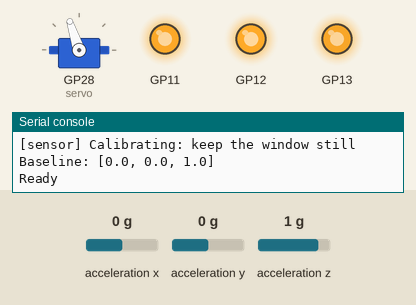
Simulated run of this program. Board: Raspberry Pi Pico running MicroPython. Shown: servo, output pins drawn as LEDs (lit = HIGH), the last lines printed to the serial console. The inputs (shaded band) are chosen by the test bench; at power-on: acceleration x 0 g, acceleration y 0 g, acceleration z 1 g. Servo angles are drawn from the pulse width (0.5 ms = 0°, 2.5 ms = 180°).

Above: at 3.0 s.
3.1 s: acceleration x set to -0.4 g
At 6.06 s:
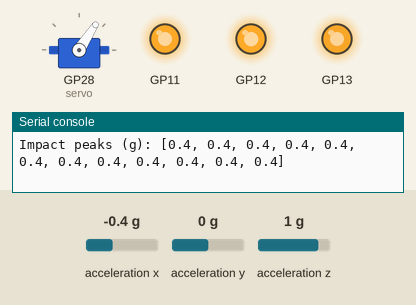
Timing chart, 0 to 52.7 s (numbered marks = the images above; inputs shaded):
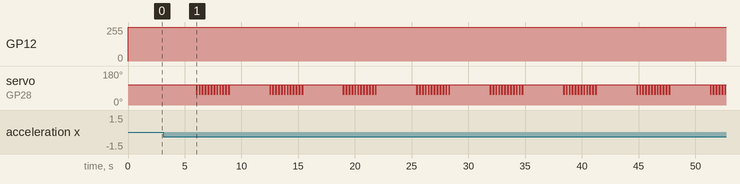

Measured:
- the behaviour switches between -0.2 and -0.3 g on acceleration x (found by bisection; images 0 and 1)
- after the input at 3.1 s, servo on GP28 (servo): 108° → 57° after 2.9 s, then moves between 57° and 108°, repeating every 6.5 s

The program:

knocker.py
```python
from machine import Pin, SoftI2C, PWM
from time import sleep_ms, ticks_ms, ticks_diff
from math import sqrt, sin, cos, asin, atan2, radians, degrees, pi

THRESHOLD = 0.25
COOLDOWN = 250
SEQUENCE_GAP_MS = 1500
MAX_KNOCKS = 12

SERVO_PIN = 28
SERVO_REST_US = 1700
SERVO_STRIKE_US = 1150
SERVO_HARD_STRIKE_US = 1000

HARD_KNOCK_G = 1.5
PEAK_WINDOW_MS = 60
STRIKE_HOLD_MS = 120
RETRACT_MS = 120
SETTLE_MS = 500

LOCAL_START_HOUR = 00.0  # Set to local time when starting, e.g. 18.5 = 6:30 PM.
LIGHT_TIME_SPEED = 1.0  # Use 3600.0 to preview one hour of color per second.
RGB_BRIGHTNESS = 0.55


from rp2 import PIO, StateMachine, asm_pio


@asm_pio(sideset_init=PIO.OUT_LOW)
def _led_pwm():
    pull(noblock).side(0)
    mov(x, osr)
    mov(y, isr)
    label("count")
    jmp(x_not_y, "next")
    nop().side(1)
    label("next")
    jmp(y_dec, "count")


class PIOPWM:
    def __init__(self, state_machine, pin, duty_u16):
        self.sm = StateMachine(state_machine, _led_pwm, freq=2000000,
                               sideset_base=Pin(pin))
        self.active = False
        self.last_duty = None
        self.sm.put(255)
        self.sm.exec("pull()")
        self.sm.exec("mov(isr, osr)")
        self.duty_u16(duty_u16)

    def duty_u16(self, value):
        value = max(0, min(65535, int(value)))
        if value == self.last_duty:
            return
        self.last_duty = value
        if value in (0, 65535):
            self.sm.active(0)
            self.active = False
            self.sm.exec("nop().side(%d)" % (1 if value else 0))
        else:
            # The counter value 0 produces a narrow pulse; 255 is almost full on.
            self.sm.put(max(0, min(255, round(value * 256 / 65535) - 1)))
            if not self.active:
                self.sm.active(1)
                self.active = True

    def deinit(self):
        self.sm.active(0)
        self.active = False


SOLAR_NIGHT = (0.03, 0.00, 0.10)
SOLAR_NAUTICAL = (0.08, 0.01, 0.16)
SOLAR_TWILIGHT = (0.30, 0.03, 0.35)
SOLAR_SUNRISE = (1.00, 0.20, 0.03)
SOLAR_DAY = (0.30, 0.55, 1.00)
SOLAR_HIGH_DAY = (0.18, 0.48, 1.00)


def _blend(first, last, amount):
    amount = max(0.0, min(1.0, amount))
    return tuple(a + (b - a) * amount for a, b in zip(first, last))


def color_for_hour(hour):
    # Backward-compatible fallback when a linked profile has no usable lat/lng.
    # This is intentionally only a fallback; normal operation uses solar elevation.
    anchors = (
        (0.0, SOLAR_NIGHT),
        (5.0, SOLAR_NAUTICAL),
        (7.0, SOLAR_SUNRISE),
        (9.0, SOLAR_DAY),
        (15.0, SOLAR_HIGH_DAY),
        (18.5, SOLAR_SUNRISE),
        (21.0, SOLAR_TWILIGHT),
        (24.0, SOLAR_NIGHT),
    )
    hour %= 24
    for (start, first), (end, last) in zip(anchors, anchors[1:]):
        if start <= hour <= end:
            return _blend(first, last, (hour - start) / (end - start))


def solar_elevation(epoch_seconds, latitude, longitude):
    """Approximate apparent solar elevation and whether the Sun is rising.

    Accuracy is easily sufficient for an ambient RGB sunrise/sunset display and
    avoids a heavyweight astronomy dependency on MicroPython.
    """
    days = float(epoch_seconds) / 86400.0 - 10957.5  # days since J2000 noon
    mean_anomaly = radians((357.529 + 0.98560028 * days) % 360)
    mean_longitude = radians((280.459 + 0.98564736 * days) % 360)
    ecliptic_longitude = (
        mean_longitude
        + radians(1.915) * sin(mean_anomaly)
        + radians(0.020) * sin(2 * mean_anomaly)
    )
    obliquity = radians(23.439 - 0.00000036 * days)
    right_ascension = atan2(
        cos(obliquity) * sin(ecliptic_longitude),
        cos(ecliptic_longitude),
    )
    declination = asin(sin(obliquity) * sin(ecliptic_longitude))
    gmst_hours = (18.697374558 + 24.06570982441908 * days) % 24
    local_sidereal = radians((gmst_hours * 15 + longitude) % 360)
    hour_angle = (local_sidereal - right_ascension + pi) % (2 * pi) - pi
    lat = radians(latitude)
    altitude = asin(
        max(-1.0, min(1.0,
            sin(lat) * sin(declination)
            + cos(lat) * cos(declination) * cos(hour_angle)
        ))
    )
    return degrees(altitude), hour_angle < 0


def color_for_sun(elevation, rising):
    # Civil/nautical/astronomical twilight thresholds make the window react to
    # the real season and latitude rather than fixed clock hours.
    if elevation <= -18:
        return SOLAR_NIGHT
    if elevation <= -12:
        return _blend(SOLAR_NIGHT, SOLAR_NAUTICAL, (elevation + 18) / 6)
    if elevation <= -6:
        return _blend(SOLAR_NAUTICAL, SOLAR_TWILIGHT, (elevation + 12) / 6)
    if elevation <= 0:
        edge = SOLAR_SUNRISE if rising else (1.00, 0.28, 0.02)
        return _blend(SOLAR_TWILIGHT, edge, (elevation + 6) / 6)
    if elevation <= 12:
        edge = SOLAR_SUNRISE if rising else (1.00, 0.28, 0.02)
        return _blend(edge, SOLAR_DAY, elevation / 12)
    if elevation <= 45:
        return _blend(SOLAR_DAY, SOLAR_HIGH_DAY, (elevation - 12) / 33)
    return SOLAR_HIGH_DAY


class TimeLight:
    def __init__(self, config, sensor_config, ticks_diff):
        self.channels = []
        self.diff = ticks_diff
        self.snapshot = None
        self.hour = None
        self.epoch = None
        self.latitude = None
        self.longitude = None
        self.last_tick = None
        self.last_render = None
        self.enabled = bool(config.get("enabled", False))
        self.anode = config.get("common", "cathode") == "anode"
        self.brightness = float(config.get("brightness", 0.55))
        if not self.enabled:
            return
        if config.get("common", "cathode") not in ("cathode", "anode"):
            raise ValueError("rgb_led.common must be cathode or anode")
        if not 0 <= self.brightness <= 1:
            raise ValueError("rgb_led.brightness must be 0..1")
        pins = [config.get(name + "_pin") for name in ("red", "green", "blue")]
        exposed = list(range(23)) + [26, 27, 28]
        reserved = [sensor_config.get("sda", 18), sensor_config.get("scl", 19), 28]
        if any(type(p) is not int or p not in exposed or p in reserved for p in pins):
            raise ValueError("Set RGB GPIOs; avoid sensor pins and servo pin GP28")
        if len(set(pins)) != 3:
            raise ValueError("RGB pins must be distinct")
        try:
            for state_machine, pin in enumerate(pins):
                self.channels.append(PIOPWM(state_machine, pin,
                                            duty_u16=65535 if self.anode else 0))
        except Exception:
            self.close()
            raise

    def update(self, now, snapshot):
        if not self.enabled:
            return

        if snapshot is not None and snapshot != self.snapshot:
            if isinstance(snapshot, dict):
                hour = snapshot.get("local_hour")
                epoch = snapshot.get("server_epoch")
                latitude = snapshot.get("latitude")
                longitude = snapshot.get("longitude")
                received_at = snapshot.get("received_at")
                if type(received_at) is not int:
                    raise ValueError("Invalid partner-light receive timestamp")
                if not isinstance(hour, (int, float)) or not 0 <= hour < 24:
                    raise ValueError("Invalid partner local_hour from Supabase")
                self.hour = (hour + max(0, self.diff(now, received_at)) / 3600000) % 24
                if isinstance(epoch, (int, float)):
                    self.epoch = float(epoch) + max(0, self.diff(now, received_at)) / 1000.0
                else:
                    self.epoch = None
                if (isinstance(latitude, (int, float)) and -90 <= latitude <= 90
                        and isinstance(longitude, (int, float)) and -180 <= longitude <= 180):
                    self.latitude = float(latitude)
                    self.longitude = float(longitude)
                else:
                    self.latitude = self.longitude = None
                self.last_tick = now
            else:
                # Old tuple format is kept for the standalone local-light preview
                # and for compatibility with older tests/configurations.
                hour, received_at = snapshot
                if not isinstance(hour, (int, float)) or not 0 <= hour < 24:
                    raise ValueError("Invalid partner local_hour from Supabase")
                self.hour = (hour + max(0, self.diff(now, received_at)) / 3600000) % 24
                self.epoch = None
                self.latitude = self.longitude = None
                self.last_tick = now
            self.snapshot = snapshot
            self.last_render = None
        elif self.hour is not None:
            elapsed_ms = max(0, self.diff(now, self.last_tick))
            self.hour = (self.hour + elapsed_ms / 3600000) % 24
            if self.epoch is not None:
                self.epoch += elapsed_ms / 1000.0
            self.last_tick = now

        if self.hour is None:
            return
        if self.last_render is not None and self.diff(now, self.last_render) < 1000:
            return

        if self.epoch is not None and self.latitude is not None and self.longitude is not None:
            elevation, rising = solar_elevation(self.epoch, self.latitude, self.longitude)
            color = color_for_sun(elevation, rising)
        else:
            color = color_for_hour(self.hour)

        for channel, value in zip(self.channels, color):
            duty = int(value * self.brightness * 65535)
            channel.duty_u16(65535 - duty if self.anode else duty)
        self.last_render = now

    def close(self):
        for channel in self.channels:
            channel.duty_u16(65535 if self.anode else 0)
            channel.deinit()
        self.channels = []


class LocalLight:
    def __init__(self):
        if not 0 <= LOCAL_START_HOUR < 24 or LIGHT_TIME_SPEED <= 0:
            raise ValueError("Set LOCAL_START_HOUR to 0..24 and LIGHT_TIME_SPEED above zero")
        self.hour = LOCAL_START_HOUR
        self.last_tick = ticks_ms()
        self.last_render = None
        defaults = hardware_config()
        self.light = TimeLight(defaults["rgb_led"], defaults["sensor"], ticks_diff)
        self.update()
        print("Local light starts at hour:", LOCAL_START_HOUR)

    def update(self):
        now = ticks_ms()
        self.hour = (self.hour + ticks_diff(now, self.last_tick)
                     * LIGHT_TIME_SPEED / 3600000) % 24
        self.last_tick = now
        if self.last_render is not None and ticks_diff(now, self.last_render) < 100:
            return
        self.light.update(now, (self.hour, now))
        self.last_render = now

    def close(self):
        self.light.close()


def wait_ms(duration, light=None):
    if light is None:
        sleep_ms(duration)
        return
    start = ticks_ms()
    while True:
        light.update()
        remaining = duration - ticks_diff(ticks_ms(), start)
        if remaining <= 0:
            return
        sleep_ms(min(10, remaining))


def set_servo(servo, pulse_us):
    pulse_us = max(1000, min(2000, int(pulse_us)))
    servo.duty_ns(pulse_us * 1000)


def strike_for_impact(impact_g):
    strength = (impact_g - THRESHOLD) / (HARD_KNOCK_G - THRESHOLD)
    strength = max(0.0, min(1.0, strength))

    return int(
        SERVO_STRIKE_US
        + strength * (SERVO_HARD_STRIKE_US - SERVO_STRIKE_US)
    )


def play_knocks(servo, offsets, impacts=None, light=None):
    gaps = [
        offsets[i] - offsets[i - 1]
        for i in range(1, len(offsets))
    ]

    print("Playing back", len(offsets), "knocks")
    print("Gaps (ms):", gaps)

    if impacts is not None:
        print("Impact peaks (g):", [round(v, 2) for v in impacts])

    start = ticks_ms()

    try:
        for index, offset in enumerate(offsets):
            while ticks_diff(ticks_ms(), start) < offset:
                wait_ms(2, light)

            if impacts is None:
                pulse = SERVO_STRIKE_US
            else:
                pulse = strike_for_impact(impacts[index])

            set_servo(servo, pulse)
            wait_ms(STRIKE_HOLD_MS, light)

            set_servo(servo, SERVO_REST_US)
            wait_ms(RETRACT_MS, light)

    finally:
        set_servo(servo, SERVO_REST_US)

    wait_ms(SETTLE_MS, light)


def hardware_config():
    return {
        "sensor": {"sda": 18, "scl": 19, "frequency": 50000},
        "detection": {"threshold_g": THRESHOLD, "cooldown_ms": COOLDOWN,
                      "sequence_gap_ms": SEQUENCE_GAP_MS, "max_knocks": MAX_KNOCKS,
                      "peak_window_ms": PEAK_WINDOW_MS},
        "rgb_led": {"enabled": True, "red_pin": 11, "green_pin": 12,
                    "blue_pin": 13, "common": "anode", "brightness": RGB_BRIGHTNESS},
    }


class Sensor:
    def __init__(self, config):
        self.i2c = SoftI2C(
            sda=Pin(config.get("sda", 18)),
            scl=Pin(config.get("scl", 19)),
            freq=config.get("frequency", 50000),
        )
        sleep_ms(200)
        devices = self.i2c.scan()
        self.address = next((a for a in (0x1C, 0x1D) if a in devices), None)
        if self.address is None:
            raise RuntimeError(
                "MMA845x missing; check SDA GP18, SCL GP19, 3V3 OUT and GND"
            )
        chip_id = self.read_register(0x0D)[0]
        settings = {0x1A: (2, 4096), 0x2A: (4, 1024), 0x3A: (6, 256)}
        if chip_id not in settings:
            raise RuntimeError("Unknown accelerometer ID: " + hex(chip_id))
        self.shift, self.counts_per_g = settings[chip_id]
        self.write_register(0x2A, 0)
        self.write_register(0x0E, 0)
        self.write_register(0x2A, 1)
        print("[sensor] MMA845x", hex(chip_id))

    def read_register(self, register, length=1):
        self.i2c.writeto(self.address, bytes([register]), False)
        return self.i2c.readfrom(self.address, length)

    def write_register(self, register, value):
        self.i2c.writeto(self.address, bytes([register, value]))

    def read(self):
        data = self.read_register(1, 6)
        values = []
        for i in range(0, 6, 2):
            raw = (data[i] << 8) | data[i + 1]
            if raw & 0x8000:
                raw -= 65536
            values.append((raw >> self.shift) / self.counts_per_g)
        return values

    def calibrate(self, light=None):
        print("[sensor] Calibrating: keep the window still")
        baseline = [0.0, 0.0, 0.0]
        for _ in range(50):
            xyz = self.read()
            for i in range(3):
                baseline[i] += xyz[i] / 50
            wait_ms(20, light)
        return baseline


class KnockRecorder:
    def __init__(self, baseline, config=None):
        settings = hardware_config()["detection"]
        settings.update(config or {})
        self.baseline = baseline
        self.threshold = float(settings["threshold_g"])
        self.cooldown = int(settings["cooldown_ms"])
        self.gap = int(settings["sequence_gap_ms"])
        self.maximum = int(settings["max_knocks"])
        self.peak_window = int(settings["peak_window_ms"])
        if not (0 < self.peak_window < self.cooldown < self.gap <= 10000
                and 1 <= self.maximum <= 20 and self.threshold > 0):
            raise ValueError("Invalid knock detection settings")
        if self.cooldown < STRIKE_HOLD_MS + RETRACT_MS:
            raise ValueError("Knock cooldown must allow the servo to strike and retract")
        self.clear()

    def clear(self):
        self.offsets = []
        self.impacts = []
        self.first_tap = None
        self.last_trigger = None

    def finish(self, now):
        if not self.offsets:
            return None
        silence = ticks_diff(now, self.last_trigger)
        if (silence < self.gap
                and not (len(self.offsets) >= self.maximum and silence >= self.peak_window)
                and ticks_diff(now, self.first_tap) < 30000):
            return None
        offsets, impacts = self.offsets, self.impacts
        intervals = [0] + [offsets[i] - offsets[i - 1] for i in range(1, len(offsets))]
        self.clear()
        return {"offsets": offsets, "intervals_ms": intervals, "impacts_g": impacts}

    def sample(self, xyz, now):
        change = sqrt(sum((xyz[i] - self.baseline[i]) ** 2 for i in range(3)))
        if change >= self.threshold and (self.last_trigger is None
                or ticks_diff(now, self.last_trigger) >= self.cooldown):
            if self.first_tap is None:
                self.first_tap = now
            self.offsets.append(ticks_diff(now, self.first_tap))
            self.impacts.append(change)
            self.last_trigger = now
            print("KNOCK DETECTED:", round(change, 2), "g; count:", len(self.offsets))
            if len(self.offsets) > 1:
                print("Time since previous knock:", self.offsets[-1] - self.offsets[-2], "ms")
        elif self.impacts and ticks_diff(now, self.last_trigger) < self.peak_window:
            self.impacts[-1] = max(self.impacts[-1], change)


def detect_loop(read_acceleration, baseline, servo, light=None):
    recorder = KnockRecorder(baseline)
    while True:
        if light is not None:
            light.update()
        event = recorder.finish(ticks_ms())
        if event:
            play_knocks(servo, event["offsets"], event["impacts_g"], light)
            recorder.clear()
            print("Ready")
            continue
        xyz = read_acceleration()
        recorder.sample(xyz, ticks_ms())
        sleep_ms(10)


def run():
    if STRIKE_HOLD_MS + RETRACT_MS > COOLDOWN:
        raise ValueError(
            "Servo strike + retract time must not exceed knock cooldown"
        )

    if HARD_KNOCK_G <= THRESHOLD:
        raise ValueError(
            "HARD_KNOCK_G must exceed THRESHOLD"
        )

    if not 0 < PEAK_WINDOW_MS < COOLDOWN:
        raise ValueError(
            "PEAK_WINDOW_MS must be between zero and COOLDOWN"
        )

    servo = PWM(Pin(SERVO_PIN))
    servo.freq(50)
    light = None

    try:
        light = LocalLight()
        set_servo(servo, SERVO_REST_US)
        wait_ms(SETTLE_MS, light)

        sensor = Sensor(hardware_config()["sensor"])
        baseline = sensor.calibrate(light)
        print("Baseline:", [round(v, 2) for v in baseline])
        print("Ready")
        detect_loop(sensor.read, baseline, servo, light)

    finally:
        try:
            set_servo(servo, SERVO_REST_US)
            sleep_ms(RETRACT_MS)
        finally:
            try:
                servo.deinit()
            finally:
                if light is not None:
                    light.close()


if __name__ == "__main__":
    run()
```
